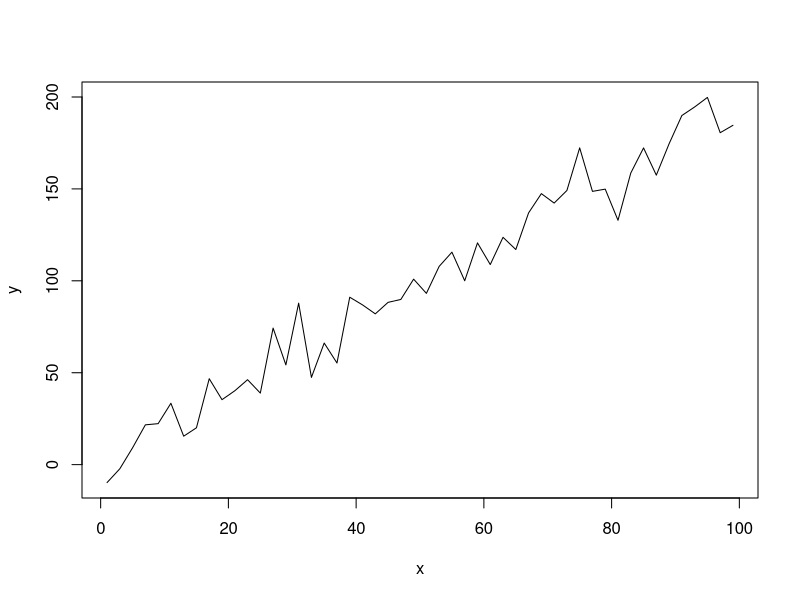
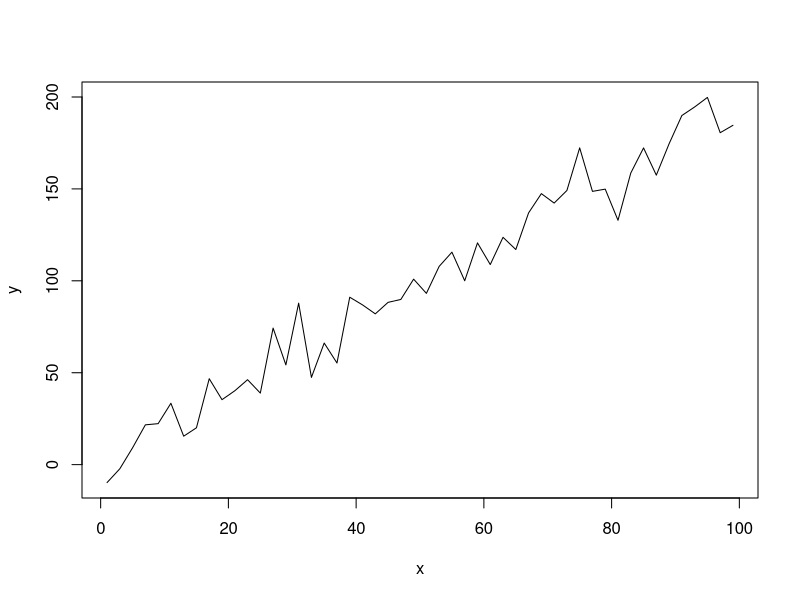
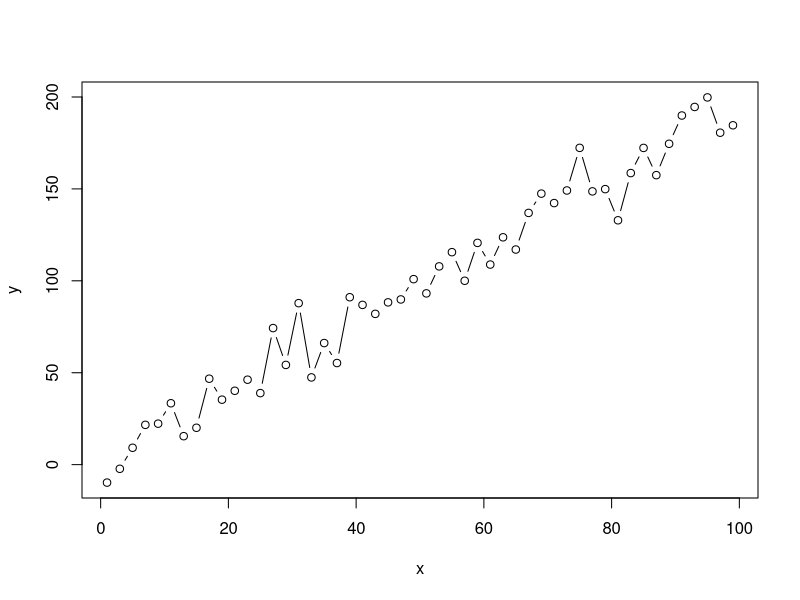
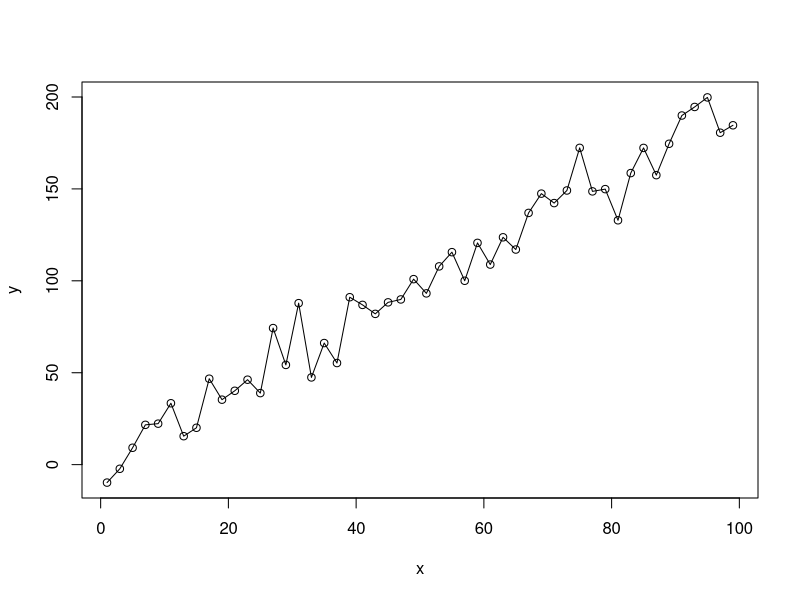

Generate these figures, in order, with R:
## ---- chunk 1
x <- seq(1, 100, by = 2)
y <- 1 + 2*x + rnorm(50,0,10)
## ---- chunk 2
plot(x, y, 
     type = 'l')
## ---- chunk 3
plot(y ~ x, type = 'l')
## ---- chunk 4
plot(x, y, 
     type = 'b')
## ---- chunk 5
plot(x,y,
     type = 'o')
